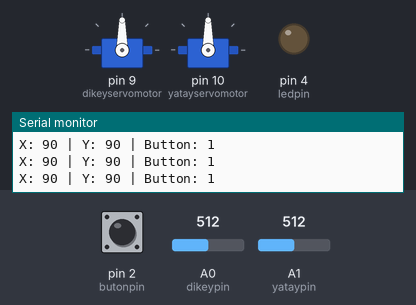
This sketch was run on a simulated Arduino Uno, built with avr-gcc and run on an emulated ATmega328P. Shown: 2 × servo, output pins drawn as LEDs (lit = HIGH), the last lines printed to the serial monitor. The test bench sets the inputs (shaded band); at power-on: A0 (dikeypin) = 512, A1 (yataypin) = 512, pin 2 (butonpin) HIGH.

Above: at 1.2 s.
1.3 s: A0 (dikeypin) set to 716
At 2.5 s:
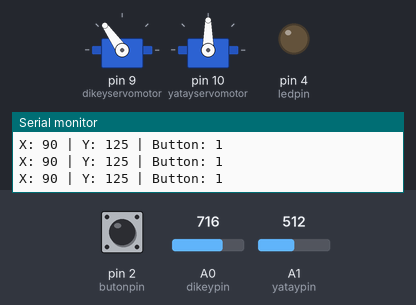
2.8 s: A1 (yataypin) set to 306
At 4.0 s:
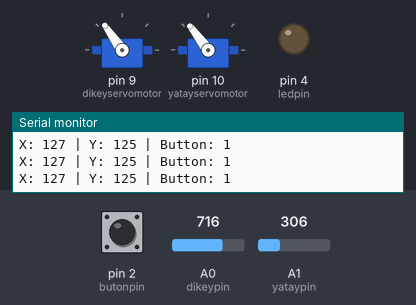
4.3 s: pin 2 (butonpin) pulled LOW for 0.15 s
At 4.44 s:
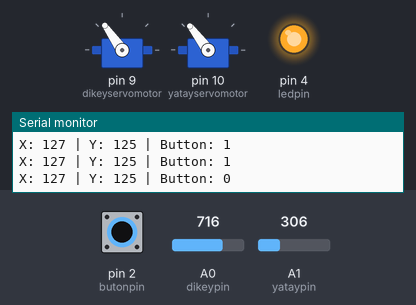
6.0 s: A0 (dikeypin) set to 900
At 6.6 s:
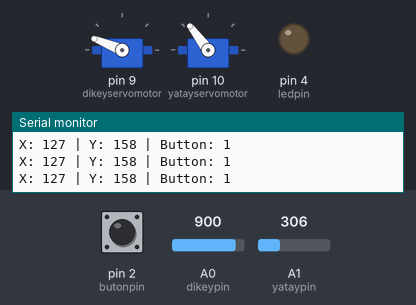
7.5 s: A1 (yataypin) set to 122
At 8.3 s:
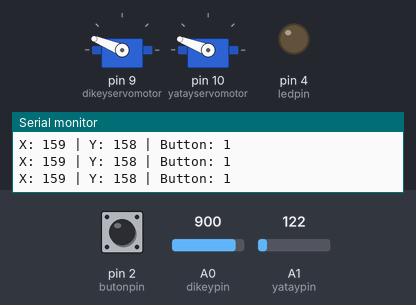
9.0 s: pin 2 (butonpin) pulled LOW for 1 s
At 9.8 s:
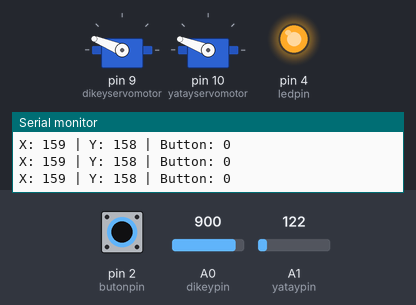
Timing chart, 0 to 12.0 s (numbered marks = the images above; inputs shaded):
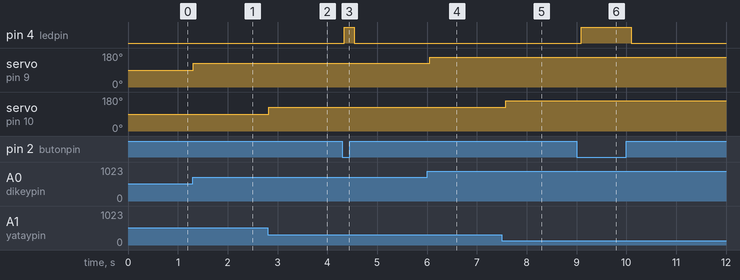

Measured:
- after the input at 1.3 s, servo on pin 9 (dikeyservomotor): 90° → 125° at once
- after the input at 2.8 s, servo on pin 10 (yatayservomotor): 90° → 127° at once
- after the input at 4.3 s, pin 4 (ledpin): LOW → HIGH at once, → LOW 0.20 s later
- after the input at 6.0 s, servo on pin 9 (dikeyservomotor): 125° → 158° after 0.06 s
- after the input at 7.5 s, servo on pin 10 (yatayservomotor): 127° → 159° after 0.08 s
- after the input at 9.0 s, pin 4 (ledpin): LOW → HIGH after 0.09 s, → LOW 1.0 s later

The sketch:

6.3.3._Oyun_kolu_ile_2_adet_servomotor_kontrolu.ino
```cpp
#include <Servo.h>  //servo motor kütüphanesi eklenir.

Servo dikeyservomotor; // dikey servo motor için servo motor nesnesi oluşturulur.
Servo yatayservomotor; // Yatay servo motor için servo motor nesnesi oluşturulur.

const int ledpin = 4; // LED için pin no tanımlanır.
const int butonpin = 2; //Oyun kolu butonu için pin tanımlanır.
int butondurum ; //butondurum adlı değişken atanır.

int dikeypin = 0; // Oyun kolunun x değeri için analog giriş pini atanır.
int yataypin = 1; // Oyun kolunun y değeri için analog giriş pini atanır.

int yataydeger; // x ekseninden okunacak değer için değişken tanımlanır.
int dikeydeger; // y ekseninden okunacak değer için değişken tanımlanır.

void setup()
{
Serial.begin(9600); //Seri veri iletişimi başlatılır.

pinMode (ledpin, OUTPUT); // LED pin giriş olarak tanımlanır.
pinMode (butonpin, INPUT_PULLUP); // buton pin çıkış olarak tanımlanır.
dikeyservomotor.attach(9); // dikey servomotor 9 nolu PWM pinine baplanır.
yatayservomotor.attach(10); // yatay servomotor 10 nolu PWM pinine baplanır.
}

void loop()
{
butondurum = digitalRead (butonpin); //Oyun kolu butonunun değeri okunur. Değer basılmadığında 1, basıldığında 0 dır.
if (butondurum == HIGH) {
digitalWrite (ledpin, LOW); //butona basılırsa LED yanar.
}
else {
digitalWrite (ledpin, HIGH); //butona basılmazsa LED yanmaz.
}

dikeydeger = analogRead(dikeypin); // Oyun kolunun yatay pozisyon analog değeri okunur.
dikeydeger = map(dikeydeger, 0, 1023, 0, 180); // Okunan analog değer 0-180 arası açısal değere dönüştürülür.
dikeyservomotor.write(dikeydeger); // Dikey servo motor istenen pozisyona getirilir.

yataydeger = analogRead(yataypin); // Oyun kolunun yatay pozisyon analog değeri okunur.
yataydeger = map(yataydeger, 0, 1023, 180, 0); // Okunan analog değer 180-0 arası açısal değere dönüştürülür.
yatayservomotor.write(yataydeger); // Yatay servo motor istenen pozisyona getirilir.

Serial.print("X: "); //okunan yatay açı değeri ekrana yazdırılır.
Serial.print(yataydeger);
Serial.print(" | Y: ");  //okunan dikey açı değeri ekrana yazdırılır.
Serial.print(dikeydeger);
Serial.print(" | Button: ");
Serial.println(butondurum);  //oyun kolunun butonuna basılma durumuna ekrana yazdırır.
delay(100); // servomotorların istenen değerlere gitmesi için zaman tanınır.
}
```
